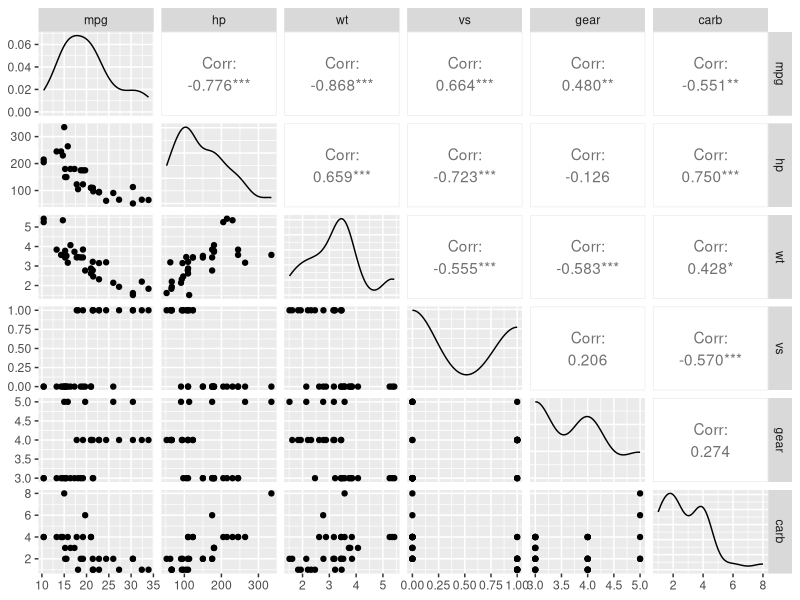
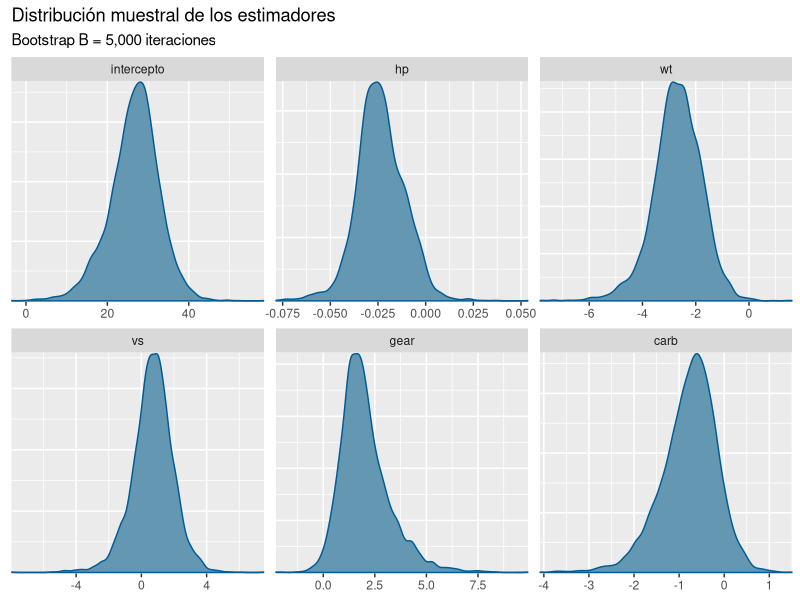
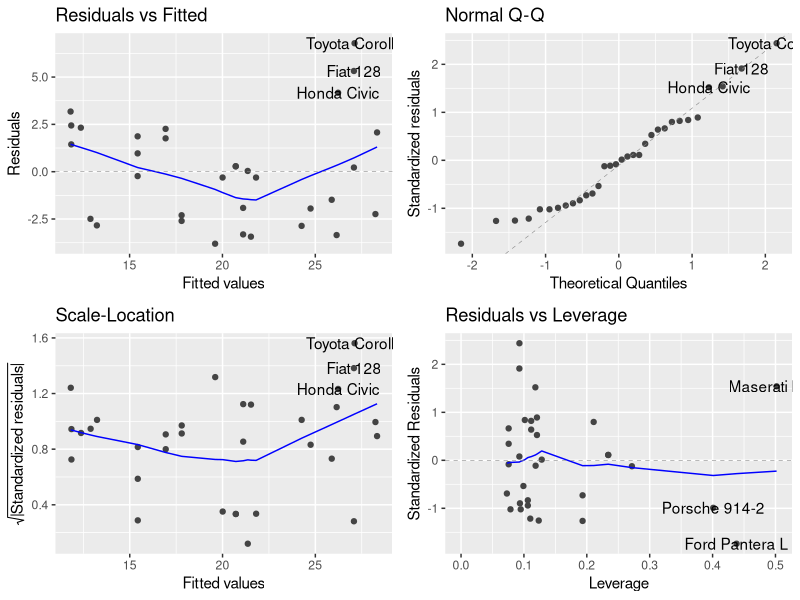

R code for these plots, in order:
## ---- chunk 1
#| message: false
library(caret)
library(GGally)
library(ggplot2)
library(flextable)
library(bayesplot)
library(ggfortify)
## ---- chunk 2
df = mtcars[,c(1,4,6,8,10,11)]
str(df)
## ---- chunk 3
#| label: fig-pairs
#| fig-cap: "Gráfico de pares. La diagonal principal muestra histogramas densidades de cada una de las variables. La parte superior muestra el coeficiente de correlación entre dos variables, fila y columna. La parte inferior muestra un gráfico de dispersión entre dos variables."
ggpairs(df)
## ---- chunk 4
m1 = lm(mpg~.,data = df)
summary(m1)
## ---- chunk 5
m1  =  lm(mpg~vs+hp+gear+carb,data = df)
summary(m1)
## ---- chunk 6
lm_boots = function(y,x,B = 1000){
  n = length(y)
  est = NULL
  for (i in 1:B) {
    si = sample(x = 1:n,size = n,replace = TRUE)
    mli = lm(y[si]~x[si,] )
    ci = as.array(mli$coefficients)
    est = rbind(est,ci)
  }
  # Estética
  cn = colnames(x)
  colnames(est) = c("intercepto",cn)
  
  return(est)
}
## ---- chunk 7
#| label: fig-btp
#| fig-cap: "Gráfico de densidades. Cada densidad representa la distribución muestral aproximada para cada uno de los estimadores usando un Bootstrap de B=5,000 iteraciones."
btp = lm_boots(y = df$mpg,x = as.matrix(df[,-1]),B = 5000)

bayesplot_theme_set(theme_grey())
mcmc_dens(btp)+labs(title="Distribución muestral de los estimadores",
                    subtitle ="Bootstrap B = 5,000 iteraciones")
## ---- chunk 8
#| label: tbl-btp
#| tbl-cap: "Intervalos de confianza al 95%, obtenidos a partir de una muestra bootstrap de B = 5,000 iteraciones"
x = apply(btp,MARGIN = 2, FUN = quantile, probs = c(0.025,0.5,0.975)) 

# Estética
x = data.frame( t(x) )
x$pars = c("intercepto","hp","wt","vs","gear","carb")
colnames(x) = c("q2.5%","Median","q97.5%","parámetros")

ft = flextable(x[c(4,1,2,3)])
autofit(ft)
## ---- chunk 9
summary(m1$residuals)
## ---- chunk 10
#| label: fig-res1
#| fig-cap: "Gráfico diagnóstico de los residuos, estos cuatro gráficos evaluan el ajuste y supuestos del modelo, si  algún comportamiento polinómico es persistente, entonces los supuestos del modelo no se satisfacen."
autoplot(m1)
## ---- chunk 11
m2 = lm(mpg~hp+gear+carb,data = df)
m3 = lm(mpg~wt+gear+carb,data = df)
## ---- chunk 12
#| code-fold: true
rmse = function(m){
  mse = sum(m$residuals^2)/length(m$residuals)
  return(sqrt(mse))
}
## ---- chunk 13
#| label: tbl-criteria
#| tbl-cap: "Criterios de información de los modelos. Se selecciona el modelo con menores criterios."
x = matrix(0,nrow = 4,ncol = 3)
x[1,] = c(logLik(m1),logLik(m2),logLik(m3))
x[2,] = c(AIC(m1),AIC(m2),AIC(m3))
x[3,] = c(BIC(m1),BIC(m2),BIC(m3))
x[4,] = c(rmse(m1),rmse(m2),rmse(m3))

# Estética
x = data.frame(x)
x$pars =  c("logLik","AIC","BIC","RMSE")
colnames(x)  = c("Modelo 1","Modelo 2","Modelo 3","Criterio")

ft = flextable(x[c(4,1,2,3)])
autofit(ft)
## ---- chunk 14
#| code-fold: true
kfold = function(df,k){
  # Generar la particion
  kfld = createFolds(df[,1],k = k)
  mat = NULL
  
  for (i in 1:k) {
    # separar los datos en conjuntos de prueba y entrenamiento
    dfE= df[-kfld[[i]],]
    dfP = df[kfld[[i]],]
    # Ajustar los modelos
    m1 = lm(mpg~vs+hp+gear+carb,data = dfE)
    m2 = lm(mpg~hp+gear+carb,data = dfE)
    m3 = lm(mpg~wt+gear+carb,data = dfE)
    
    p1 = predict(m1,dfP)
    p2 = predict(m2,dfP)
    p3 = predict(m3,dfP)
    # Calcular AIC y RMSE
    aic = c(
            AIC(m1),
            AIC(m2),
            AIC(m3)
            )
    rmse = c(
             RMSE(pred =  p1,obs = dfP[,1]),
             RMSE(pred =  p2,obs = dfP[,1]),
             RMSE(pred =  p3,obs = dfP[,1])
             )
    mae = c(
            MAE(pred =  p1,obs = dfP[,1]),
            MAE(pred =  p2,obs = dfP[,1]),
            MAE(pred =  p3,obs = dfP[,1])
            )
    mape = c(
              mean(abs((p1-dfP[,1])/dfP[,1])),
              mean(abs((p2-dfP[,1])/dfP[,1])),
              mean(abs((p3-dfP[,1])/dfP[,1]))
              )
    # Unir los datos
    mat = rbind(mat,c(aic,rmse,mae,mape)) 
  }
  colnames(mat) = c("AIC1","AIC2","AIC3","RMSE1","RMSE2","RMSE3","MAE1","MAE2",
                    "MAE3","MAPE1","MAPE2","MAPE3")
  row.names(mat) = NULL
  return(mat)
}
## ---- chunk 15
#| label: tbl-cv
#| tbl-cap: "Criterios de información de los modelos. Mediante Validación cruzada. La tabla presenta los criterios AIC, RMSE, MAE y MAPE bajo un 10-fold cv."

rst = kfold(df = df,k = 5)
x = t(apply(rst,MARGIN = 2,FUN = "quantile",probs = c(0.025,0.5,0.975)))

# Estética
x = data.frame(x)
x$pars =  c("AIC1","AIC2","AIC3","RMSE1","RMSE2","RMSE3","MAE1","MAE2",
                    "MAE3","MAPE1","MAPE2","MAPE3")
colnames(x) = c("q2.5%","Median","q97.5%","Criterio")

ft = flextable(x[c(4,1,2,3)])
autofit(ft)
